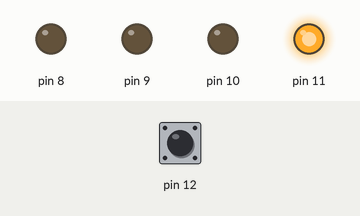
Recording of a sketch running on a simulated Arduino Uno, built with avr-gcc and run on an emulated ATmega328P. Shown: output pins drawn as LEDs (lit = HIGH). Inputs (shaded band) come from the test bench; at power-on: pin 12 HIGH.

Above: at 0.2 s.
At 1.2 s:
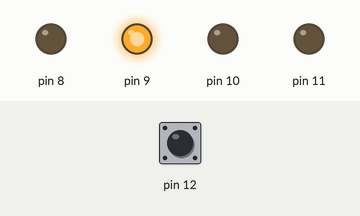
At 2.7 s:
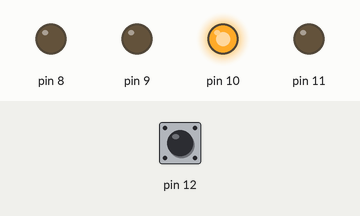
At 3.7 s:
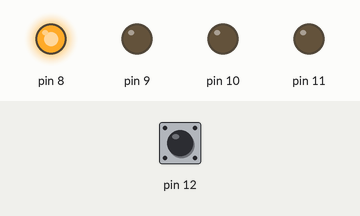
Timing chart, 0 to 4.6 s (numbered marks = the images above):
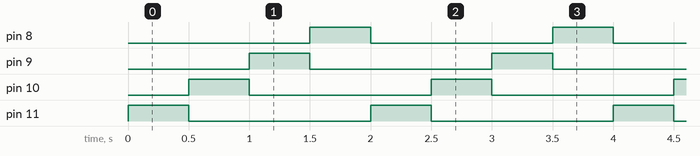

Measured:
- by itself, pin 8–11: alternates HIGH for 0.50 s and LOW for 1.5 s
- by itself, everything shown: repeats every 2.0 s, in 4 steps

The sketch:

S1E2.ino
```cpp
void setup() {
  /* Es un comentario */
  // Configurar a las 4 salidas digitales.
  //(1)  - Conf. los pin 8-11 como salida
  pinMode(8, OUTPUT);
  pinMode(9, OUTPUT);
  pinMode(10, OUTPUT);
  pinMode(11, OUTPUT);

 //(2) - Conf. los 12 y 13 como entrada
  pinMode(12, INPUT_PULLUP);
  pinMode(13, INPUT_PULLUP);


}

void loop() {

  if(digitalRead(12) == HIGH) {

  digitalWrite(8, LOW);
  digitalWrite(9, LOW);
  digitalWrite(10, LOW);
  digitalWrite(11, HIGH);
  delay(500);

  digitalWrite(8, LOW);
  digitalWrite(9, LOW);
  digitalWrite(10, HIGH);
  digitalWrite(11, LOW);
  delay(500);

  digitalWrite(8, LOW);
  digitalWrite(9, HIGH);
  digitalWrite(10, LOW);
  digitalWrite(11, LOW);
  delay(500);

  digitalWrite(8, HIGH);
  digitalWrite(9, LOW);
  digitalWrite(10, LOW);
  digitalWrite(11, LOW);
  delay(500);
  }
  else
   {
  digitalWrite(8, HIGH);
  digitalWrite(9, LOW);
  digitalWrite(10, LOW);
  digitalWrite(11, LOW);
  delay(500);

  digitalWrite(8, LOW);
  digitalWrite(10, HIGH);
  digitalWrite(11, LOW);
  delay(500);

  digitalWrite(8, LOW);
  digitalWrite(9, LOW);
  digitalWrite(10, HIGH);
  digitalWrite(11, LOW);
  delay(500);

  digitalWrite(8, LOW);
  digitalWrite(9, LOW);
  digitalWrite(10, LOW);
  digitalWrite(11, HIGH);
  delay(500);
  }


}
```
